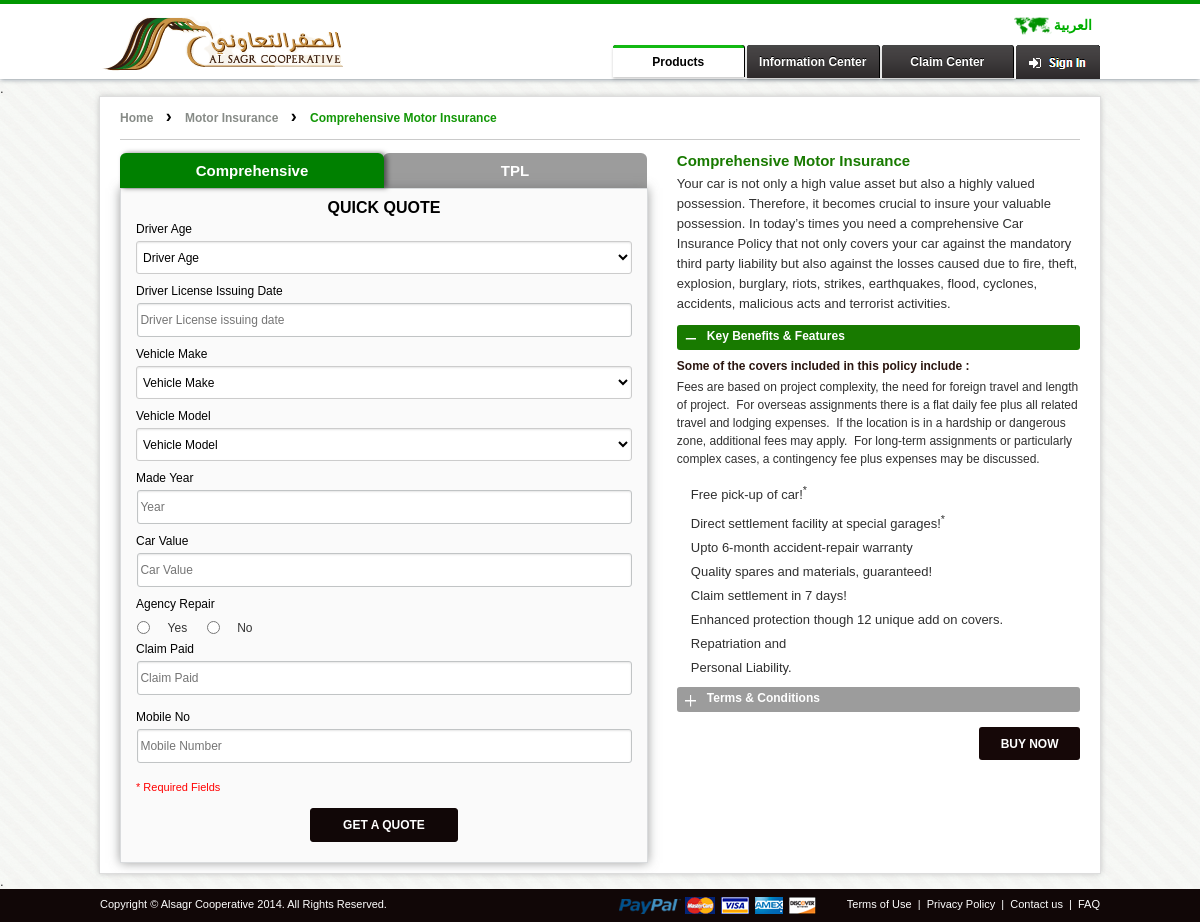
The page /index.php?page=product-details-comprehensive on the database its author committed.
### tables this page shows
CREATE TABLE IF NOT EXISTS `ksa_products` (
`id` int(11) NOT NULL,
  `policy_class_id` int(11) NOT NULL,
  `policy_type_id` int(11) NOT NULL,
  `product_title` varchar(150) NOT NULL,
  `product_title_ar` varchar(150) NOT NULL,
  `product_description` text NOT NULL,
  `product_description_ar` text NOT NULL,
  `product_terms` text NOT NULL,
  `product_image` varchar(250) NOT NULL,
  `product_terms_ar` text NOT NULL,
  `product_key` text NOT NULL,
  `product_key_ar` text NOT NULL,
  `date_modified` datetime NOT NULL
);

CREATE TABLE IF NOT EXISTS `ksa_menu` (
`menu_id` int(11) NOT NULL,
  `menu_title` varchar(200) NOT NULL,
  `menu_title_ar` text NOT NULL,
  `allias` varchar(200) NOT NULL,
  `menu_link` varchar(200) NOT NULL,
  `menu_position` int(11) NOT NULL,
  `menu_access` tinyint(4) NOT NULL DEFAULT '0',
  `menu_parent` varchar(200) NOT NULL DEFAULT 'demo',
  `menu_assign` int(11) NOT NULL,
  `menu_user` int(1) NOT NULL,
  `ordering` int(11) NOT NULL,
  `status` tinyint(1) NOT NULL DEFAULT '1',
  `create_date` date NOT NULL,
  `footer_menu_position` int(11) NOT NULL COMMENT '1 for quick links , 2 for Bottom Footer, 3 for Support Center'
);

### classes/dbFactory.php (called while the page is built, shortened)
<?php
class dbFactory {
	public function recordFetch( $idval, $table ){
		if($idval != "" && $table != "")
		{
			$table = explode(":",$table);
			$sq = mysql_query("SELECT * FROM $table[0] WHERE $table[1] = '$idval'");
			$dataList = mysql_fetch_assoc($sq);
			return $dataList;
		}else{
			return 2;
		}
	}
}
?>

### public/product-details-comprehensive.php (the view, shortened to what this page needs)
<?php
if($_GET['page']=='product-details-comprehensive'){
	$product_comp_detail = $db->recordFetch('1',PRODUCTS.':id');
}
?>
<div class="innrebodypanel">
    <div class="clearfix" style="height:15px;">.</div>
    <div class="innerwrap">
        <div class="breadcrumb" >
            <a itemprop="url" href="<?=BASE_URL?>">Home</a>
            <span class="breeadset">&#8250;</span>
            <a itemprop="url" href="#">Motor Insurance</a>
            <span class="breeadset">&#8250;</span>
            <strong><span id="CMT">Comprehensive Motor Insurance</span></strong>
        </div>
        <div class="lg-4" style="width: 42%;">
		<div id="comp_det" style="display: block;">
            <h2><?=stripslashes($product_comp_detail['product_title'])?></h2>
            <?=stripslashes($product_comp_detail['product_description'])?>
            <div class="clear" style="height: 10px;"></div>
            <div id="accordion">
                <div>
                    <h3><a href="#" style="color: #fff;font-weight: bold;">Key Benefits & Features</a></h3>
                    <div class="clients_expand_bg" style="height:auto;">
                        <?=stripslashes($product_comp_detail['product_key'])?>
                    </div>
                </div>
                <div>
                    <h3><a href="#" style="color: #fff;font-weight: bold;">Terms & Conditions</a></h3>
                </div>
            </div>
            <br />
            <a href="<?php echo BASE_URL;?>index.php?page=motor-insurance&step=1">
            <button value="" class="buybtn" style="width: 25%;">Buy Now</button>
            </a>
            <div class="clearfix" style="height:50px;"></div>
			</div>
        </div>
        <div class="lg-5" style="width: 55%;">
		<div>
                          <div id="TabbedPanels1" class="TabbedPanels">
                            <ul class="TabbedPanelsTabGroup">
                              <li class="TabbedPanelsTab" tabindex="0" onclick="showPanelContent('comp_det')">Comprehensive</li>
                              <li class="TabbedPanelsTab" tabindex="0" onclick="showPanelContent('tpl_det')">TPL</li>
                            </ul>
                            <div class="TabbedPanelsContentGroup">
                              <div class="TabbedPanelsContent">
                                    <div id="formpan">
									<form method="post" name="comp_form" id="comp_form" onsubmit="return validQuoteForm();">
									<h4 style="color:#000;font-size: 16px; position:relative; top:-5px; text-align:center; margin:0; text-transform: uppercase;">Quick Quote</h4>
									<div class="row1">
										<lable>Driver Age</lable>
										<select name="driver_age" id="driver_age" class="dropdown">
											<option value="">Driver Age</option>
										</select>
									</div>
									<div class="row1">
										<lable>Driver License Issuing Date</lable>
										<input id="driver_license_issue_date" name="driver_license_issue_date" placeholder="Driver License issuing date" type="text" onkeypress="return isNumberKey(event)" autocomplete="off" class="date_picker_calender" />
									</div>
									<div class="row1">
										<lable>Vehicle Make</lable>
										<select id="vehicle_make" name="vehicle_make" class="dropdown" onchange="getVehicleModel(this.value);">
											<option value="">Vehicle Make</option>
										</select>
									</div>
									<div class="row1">
										<lable>Vehicle Model</lable>
										<span id="vmodel_section">
										<select id="vehicle_model" name="vehicle_model" class="dropdown" onchange="getVehicleType(this.value);">
											<option value="">Vehicle Model</option>
										</select>
										</span>
									</div>
									<div class="row1">
										<lable>Made Year</lable>
										<input id="vehicle_made_year" name="vehicle_made_year" placeholder="Year" type="text" maxlength="4" onkeypress="return isNumberKey(event)" autocomplete="off" onblur="agencyRepair(this.value);" />
									</div>
									<div class="row1">
										<lable>Car Value</lable>
										<input id="car_value" name="car_value" placeholder="Car Value" type="text" onkeypress="return isNumberKey(event)" autocomplete="off" />
									</div>
									<div class="row1">
										<lable><span id="agency-label">Agency Repair</span></lable>
										<div class="radoipan" style="float:left;">
						<input type="radio" id="vehicle_agency_repair" class="radio" name="vehicle_agency_repair" value="Yes" style=" width: 13%;"
						<?php if($vehicle_agency_repair=='Yes'){echo 'checked="checked"';}?> onclick="displayDeductAmnt();" />
                        <span style="color: #333;">Yes</span>
                        <input type="radio" id="vehicle_agency_repair2" class="radio" name="vehicle_agency_repair" value="No" style=" width: 13%;" <?php if($vehicle_agency_repair=='No'){echo 'checked="checked"';}?>
                         onclick="displayDeductAmnt();" />
                        <span style="color: #333;">No</span>
										</div>
									</div>
									<div class="clearfix" style="height:5px;"></div>
									<div class="row1">
										<lable><span id="agency-label">Claim Paid</span></lable>
										<input id="vehicle_ncd" name="vehicle_ncd" placeholder="Claim Paid" type="text" onkeypress="return isNumberKey(event)" autocomplete="off" />
									</div>
									<div class="clearfix" style="height:5px;"></div>
									<div class="row1">
										<lable>Mobile No</lable>
										<input id="mobile_no" name="mobile_no" placeholder="Mobile Number" maxlength="12" type="text" onkeypress="return isNumberKey(event)" autocomplete="off" />
									</div>
									<div style="font-size: 11px;clear: both; font-family:Arial, Helvetica, sans-serif; position:relative; top:8px; color: Red;">
									  * Required Fields
									  <br /><br />
									</div>
									<div class="clear" style="height:5px;">&nbsp;</div>
										<input type="submit" class="submit_button" name="submit_comp" value="Get A Quote" style="width: 30%;
margin-left: 35%;"/>
									</form>
                      <div class="clear" style="height:1px;"></div>
                    </div>
                              </div>
                            </div>
                          </div>
                        </div>
        </div>
    <div class="clearfix"></div>
    </div>
    <div class="clearfix" style="height:15px;">.</div>
</div>

### includes/footer-inner.php (shortened to what this page needs)
<div class="footerpan">
        	<div class="innerwrap_top">
				<div class="fot_L">Copyright &copy; Alsagr Cooperative 2014. All Rights Reserved.</div>
				<div class="fot_R">
					<div class="footericons">
                <img src="<?=SITE_URL?>images/footericons.png" alt="" />
            </div>
					<?php $i = 1;
            $row=mysql_query("SELECT * FROM ".PAGEMENU." WHERE menu_position = '3' and footer_menu_position = '2' AND status='1' ORDER BY ordering ASC");
            $num_rows=mysql_num_rows($row);
            $count = 0;
            while($ress=mysql_fetch_array($row))
            {
            $count++;
            $menu_title = $ress['menu_title'];
            if($ress['menu_link'] != ""){
                $menu_link=$ress['menu_link'];
            }else{
                $menu_link= BASE_URL.strtolower($ress['allias']);
            }
            ?>
		 	<a href="<?php echo $menu_link;?>"<?php echo $cactiv;?>><?php echo stripslashes($menu_title);?></a>
            <?php if($count != $num_rows){echo '&nbsp;|&nbsp;';}?>
            <?php }?>
				</div>
			</div>
        </div>
	</div>

### css/detailstab.css (style rules this page uses)
.TabbedPanels { margin: 0px; padding: 0px; float: left; position:relative; clear: none; width: 100.2%; }
.TabbedPanelsTabGroup { margin: 0px; padding: 0px; }
.TabbedPanelsTab { position: relative; top: 1px; float: left; font: bold 0.7em sans-serif; background-color: transparent; list-style: none; -moz-user-select: none; -khtml-user-select: none; cursor: pointer; border: none; text-decoration: none; background-color: #9C9C9C; border-radius:6px; border-bottom-left-radius: 0px; border-bottom-right-radius: 0px; width:49.9%; height: 35px; margin-right:1px!important; line-height:35px!important; text-align:center; outline:none; font-family: Arial, Helvetica, sans-serif; font-size: 15px!important; font-weight:bold!important; color:#fff!important; }
.TabbedPanelsTabSelected { background: green; color: #fff!important; box-shadow: 3px 0px 5px rgba(0, 0, 0, 0.5); z-index: 500; }
.TabbedPanelsContentGroup { clear: both; background-color: rgb(250, 250, 250); border:none; top:1px; position:relative; width: 99.8%; }
.TabbedPanelsContent { padding: 0px; }
.TabbedPanels ul { margin:0; padding:0; position: relative; left: 2px; }
.TabbedPanels ul li { list-style-type:none; margin:0; padding:0; margin-left: -2px; }

### public/product-details-comprehensive.php (style rules this page uses)
h3.ui-state-default, .clients_expand_bg { padding:0px!important; border:none!important; }
.ui-state-active { padding:0px!important; border:none!important; }
#accordion .ui-accordion-content { padding:0px!important; border:none!important; }
#accordion .ui-state-active a:link { background-image:url(images/icon-.png)!important;color:#fff!important; font-weight:bold!important; }
#accordion a:link { color:#fff!important; font-weight:bold!important; }
#formpan form input[type="text"] { text-align: left; height: 28px; font-weight: normal; border: 1px solid #B6B6B6; outline: none; line-height: 23px; padding: 2px; font-family: Arial, Helvetica, sans-serif; margin-bottom: 10px; margin-top: 5px; font-size: 12px; color: #000; -webkit-border-radius: 3px; -moz-border-radius: 3px; border-radius: 3px; width: 98.5%; background-color: #fff; border: 1px solid #C1C4C5; box-shadow: 0 1px 2px rgba(0,0,0,.1) inset; color: rgba(0,0,0,.75); }

### rows shown on the page
ksa_products: product_title "Comprehensive Motor Insurance", product_description "Your car is not only a high value asset but also a highly valued possession. Therefore, it becomes crucial to insure your valuable possession. In today’s times you need a comprehensive Car Insurance Policy that not only covers your car against the mandatory third party liability but also against the losses caused due to fire, theft, explosion, burglary, riots, strikes, earthquakes, flood, cyclones, accidents, malicious acts and terrorist activities.", product_key "Some of the covers included in this policy include : Fees are based on project complexity, the need for foreign travel and length of project. For overseas assignments there is a flat daily fee plus all related travel and lodging expenses. If the location is in a hardship or dangerous zone, additional fees may apply. For long-term assignments or particularly complex cases, a contingency fee plus expenses may be discussed. Free pick-up of car! * Direct settlement facility at special garages! * Upto 6-month accident-repair warranty Quality spares and materials, guaranteed! Claim settlement in 7 days! Enhanced protection though 12 unique add on covers. Repatriation and Personal Liability."
ksa_menu: menu_title "Terms of Use"
ksa_menu: menu_title "Privacy Policy"
ksa_menu: menu_title "Contact us"
ksa_menu: menu_title "FAQ"
